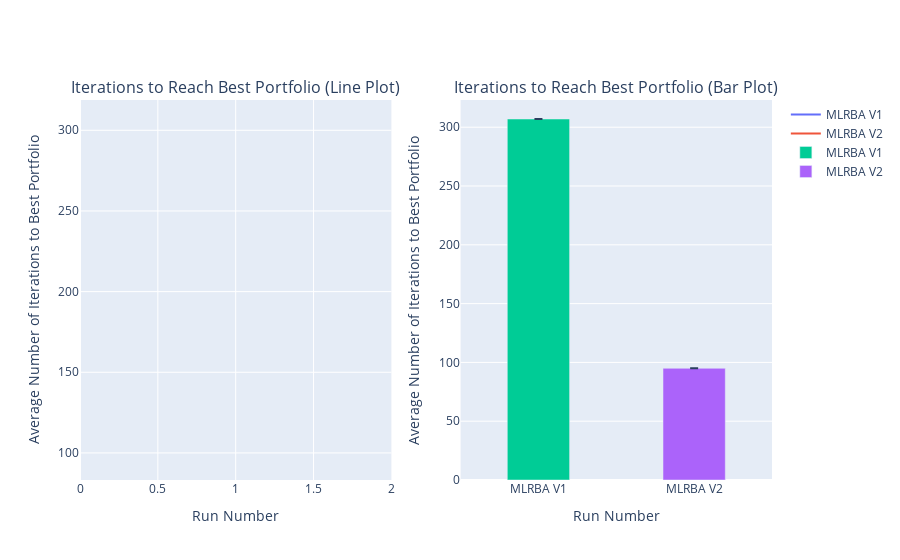

The cell this chart's notebook holds for it:
### Code cell
import plotly.graph_objects as go
from plotly.subplots import make_subplots

fig = make_subplots(
    rows=1, cols=2,
    subplot_titles=[
        "Iterations to Reach Best Portfolio (Line Plot)",
        "Iterations to Reach Best Portfolio (Bar Plot)"
    ],)

fig.add_trace(
    go.Scatter(x=list(range(1, num_runs + 1)), y=best_iterations_v1, mode='lines', name='MLRBA V1'),
    row=1, col=1
)
fig.add_trace(
    go.Scatter(x=list(range(1, num_runs + 1)), y=best_iterations_v2, mode='lines', name='MLRBA V2'),
    row=1, col=1
)
fig.update_xaxes(title_text='Run Number', row=1, col=1)
fig.update_yaxes(title_text='Average Number of Iterations to Best Portfolio', row=1, col=1)

fig.add_trace(
    go.Bar(x=['MLRBA V1'], y=[average_iteration_V1], name='MLRBA V1', width=0.4,
           error_y=dict(type='data', array=[std_dev_V1], visible=True)),
    row=1, col=2
)
fig.add_trace(
    go.Bar(x=['MLRBA V2'], y=[average_iteration_V2], name='MLRBA V2', width=0.4,
           error_y=dict(type='data', array=[std_dev_V2], visible=True)),
    row=1, col=2
)
fig.update_xaxes(title_text='Run Number', row=1, col=2)
fig.update_yaxes(title_text='Average Number of Iterations to Best Portfolio', row=1, col=2)

fig.show()

### Figure 1 — Plotly figure (JSON) as saved in the notebook; plotly's stock layout.template omitted (floating-point values rounded to 4 significant figures)
{"data": [{"mode": "lines", "name": "MLRBA V1", "type": "scatter", "x": [1], "xaxis": "x", "y": [307], "yaxis": "y"}, {"mode": "lines", "name": "MLRBA V2", "type": "scatter", "x": [1], "xaxis": "x", "y": [95], "yaxis": "y"}, {"error_y": {"array": [0], "type": "data", "visible": true}, "name": "MLRBA V1", "type": "bar", "width": 0.4, "x": ["MLRBA V1"], "xaxis": "x2", "y": [307], "yaxis": "y2"}, {"error_y": {"array": [0], "type": "data", "visible": true}, "name": "MLRBA V2", "type": "bar", "width": 0.4, "x": ["MLRBA V2"], "xaxis": "x2", "y": [95], "yaxis": "y2"}], "layout": {"annotations": [{"font": {"size": 16}, "showarrow": false, "text": "Iterations to Reach Best Portfolio (Line Plot)", "x": 0.225, "xanchor": "center", "xref": "paper", "y": 1, "yanchor": "bottom", "yref": "paper"}, {"font": {"size": 16}, "showarrow": false, "text": "Iterations to Reach Best Portfolio (Bar Plot)", "x": 0.775, "xanchor": "center", "xref": "paper", "y": 1, "yanchor": "bottom", "yref": "paper"}], "xaxis": {"anchor": "y", "domain": [0, 0.45], "title": {"text": "Run Number"}}, "xaxis2": {"anchor": "y2", "domain": [0.55, 1], "title": {"text": "Run Number"}}, "yaxis": {"anchor": "x", "domain": [0, 1], "title": {"text": "Average Number of Iterations to Best Portfolio"}}, "yaxis2": {"anchor": "x2", "domain": [0, 1], "title": {"text": "Average Number of Iterations to Best Portfolio"}}}}
